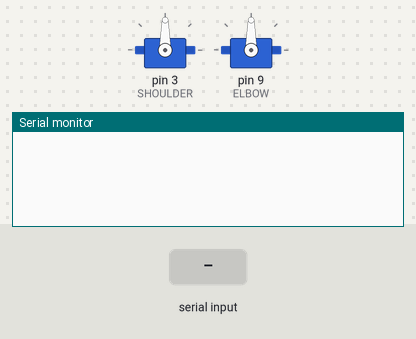
A program run on a simulated Arduino Uno, built with avr-gcc and run on an emulated ATmega328P. On the bench: 2 × servo, the last lines printed to the serial monitor. Inputs (shaded band) come from the test bench.

Above: at 1.2 s.
1.3 s: "90,45\n" received over Serial
At 1.45 s:
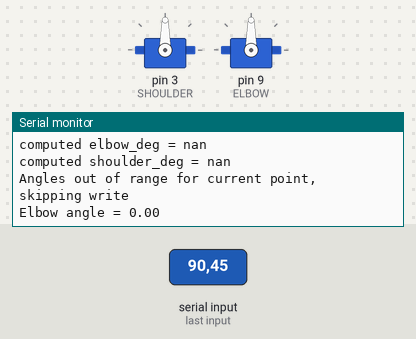
At 2.8 s:
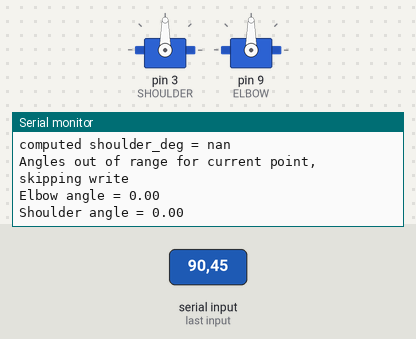

The program:

main.cpp
```cpp
#include <Arduino.h>
#include <Servo.h>
#include <math.h>

Servo SHOULDER;
Servo ELBOW;

float px;
float py;
float hypotenuse;
float hypotenuse_angle;

float rad_to_deg = 180.0/PI;

float L_2 = 10.0;
float L_1 = 10.0;

float inner_angle;
float outer_angle;
float shoulder_motor_angle;
float elbow_motor_angle;

float elbow_angle_absolute;
float shoulder_angle_absolute;


bool clampangles() {

  // Clamp shoulder angle
  if (shoulder_angle_absolute < 0 || shoulder_angle_absolute > 180) {
    Serial.println("ERROR: shoulder_angle out of range!");
    return false;
  }

  // Clamp elbow angle
  if (elbow_angle_absolute < 0 || elbow_angle_absolute > 180) {
    Serial.println("ERROR: elbow_angle out of range!");
    return false;
  }


  return true;
}


void calculate_hypotenuse(){
  hypotenuse = sqrt(sq(px) + sq(py));
  // hypotenuse_angle = (asin(px / hypotenuse));
  hypotenuse_angle = atan2(px, py);
  // Serial.println(hypotenuse);
  // Serial.println(hypotenuse_angle * rad_to_deg);
}


float calculate_elbow_motor_angle(){
  // elbow_thetha2 = PI - acos((sq(L_1) + sq(L_2) - sq(P)) / (2 * L_1 * L_2));
  outer_angle = acos( (sq(L_1) + sq(L_2) - sq(hypotenuse)) / (2 * L_1 * L_2));
  elbow_motor_angle = PI - outer_angle;
  return elbow_motor_angle * rad_to_deg;
}

float calculate_shoulder_motor_angle(){
  // shoulder_thetha1 = atan(py / px) - acos((sq(L_1) + sq(P) - sq(L_2)) / (2 * L_1 * P));
  inner_angle = acos( (sq(hypotenuse) + sq(L_1) - sq(L_2)) / (2 * hypotenuse * L_1));
  // Serial.println(inner_angle * rad_to_deg);
  shoulder_motor_angle = hypotenuse_angle - inner_angle;
  // Serial.println(shoulder_motor_angle * rad_to_deg);
  return shoulder_motor_angle * rad_to_deg;
}

void drawRectangle(float x1, float y1, float x2, float y2) {

  py = y1;
  px = x1;

  delay(1000);

  // Left edge
  for (py = y1; py <= y2; py += 0.1) {
    Serial.print(x1);
    Serial.print(" ");
    Serial.println(py);
    calculate_hypotenuse();


    if (clampangles() == true) {
      elbow_angle_absolute = abs(calculate_elbow_motor_angle());
      shoulder_angle_absolute = abs(90 - calculate_shoulder_motor_angle());
      ELBOW.write(elbow_angle_absolute);
      SHOULDER.write(shoulder_angle_absolute );
    }


    delay(100);
  }

  // Top edge
  for (px = x1; px <= x2; px += 0.1) {
    Serial.print(px);
    Serial.print(" ");
    Serial.println(y2);
    calculate_hypotenuse();

    if (clampangles() == true) {
      elbow_angle_absolute = abs(calculate_elbow_motor_angle());
      shoulder_angle_absolute = abs(90 - calculate_shoulder_motor_angle());
      ELBOW.write(elbow_angle_absolute);
      SHOULDER.write(shoulder_angle_absolute );
    }

    delay(100);
  }

  // Right edge
  for (py = y2; py >= y1; py -= 0.1) {
    Serial.print(x2);
    Serial.print(" ");
    Serial.println(py);
    calculate_hypotenuse();

    if (clampangles() == true) {
      elbow_angle_absolute = abs(calculate_elbow_motor_angle());
      shoulder_angle_absolute = abs(90 - calculate_shoulder_motor_angle());
      ELBOW.write(elbow_angle_absolute);
      SHOULDER.write(shoulder_angle_absolute );
    }

    delay(100);
  }

  // Bottom edge
  for (px = x2; px >= x1; px -= 0.1) {
    Serial.print(px);
    Serial.print(" ");
    Serial.println(y1);
    calculate_hypotenuse();

    if (clampangles() == true) {
      elbow_angle_absolute = abs(calculate_elbow_motor_angle());
      shoulder_angle_absolute = abs(90 - calculate_shoulder_motor_angle());
      ELBOW.write(elbow_angle_absolute);
      SHOULDER.write(shoulder_angle_absolute );
    }

    delay(100);
  }
}

void draw_circle(float center_x, float center_y, float radius) {
  for (float angle = 0; angle <= 2*PI; angle += 0.1) {
    px = center_x + radius * cos(angle);
    py = center_y + radius * sin(angle);
    delay(1000);
    Serial.print(px);
    Serial.print(" ");
    Serial.println(py);
    calculate_hypotenuse();

    if (clampangles() == true) {
      elbow_angle_absolute = abs(calculate_elbow_motor_angle());
      shoulder_angle_absolute = abs(90 - calculate_shoulder_motor_angle());
      ELBOW.write(elbow_angle_absolute);
      SHOULDER.write(shoulder_angle_absolute );
    }

    delay(100);
  }
}

void setup() {
  Serial.begin(9600);
  SHOULDER.attach(3);
  ELBOW.attach(9);
}


void loop() {
  if(Serial.available()>0) {

    // px = Serial.parseFloat(); //retrieves the first valid floating point number from the Serial buffer
    // Serial.print("px =");
    // Serial.println(px);

    // py = Serial.parseFloat();
    // Serial.print("py =");
    // Serial.println(py);

    // while (Serial.available() > 0) {
    //   Serial.read(); // - Buffer contains: `['\n']` , `while` loop reads and discards `'\n'`
    // }

    // read until newline
    String data = Serial.readStringUntil('\n');

    // find comma position
    int commaIndex = data.indexOf(',');


    if (commaIndex > 0) {
      px = data.substring(0, commaIndex).toFloat();
      Serial.print("px =");
      Serial.println(px);
      py = data.substring(commaIndex + 1).toFloat();
      Serial.print("py =");
      Serial.println(py);

      calculate_hypotenuse();
      // compute angles for this point (functions should return degrees)
      float elbow_deg = abs(calculate_elbow_motor_angle());
      float shoulder_deg = abs(calculate_shoulder_motor_angle());

      Serial.print("computed elbow_deg = "); Serial.println(elbow_deg);
      Serial.print("computed shoulder_deg = "); Serial.println(shoulder_deg);

      // check ranges on the newly computed angles, then write
      if (shoulder_deg >= 0.0 && shoulder_deg <= 180.0 && elbow_deg >= 0.0 && elbow_deg <= 180.0) {
        elbow_angle_absolute = fabs(elbow_deg);
        shoulder_angle_absolute = fabs(90.0 - shoulder_deg); // keep your mapping if needed
        ELBOW.write((int)round(elbow_angle_absolute));
        SHOULDER.write((int)round(shoulder_angle_absolute));
      } else {
        Serial.println("Angles out of range for current point, skipping write");
      }
    }


    // drawRectangle(2, -4, 16, 10);

    // draw_circle(8,6,6);

    // calculate_hypotenuse();


    // if (clampangles() == true) {
    //   elbow_angle_absolute = abs(calculate_elbow_motor_angle());
    //   shoulder_angle_absolute = abs(90 - calculate_shoulder_motor_angle());
    //   ELBOW.write(elbow_angle_absolute);
    //   SHOULDER.write(shoulder_angle_absolute );
    // }
    Serial.print("Elbow angle = ");
    Serial.println(elbow_angle_absolute);

    Serial.print("Shoulder angle = ");
    Serial.println(shoulder_angle_absolute);


  }
}
```

Measured:
- after the input at 1.3 s, the serial monitor: prints a new line at once (image 1)
